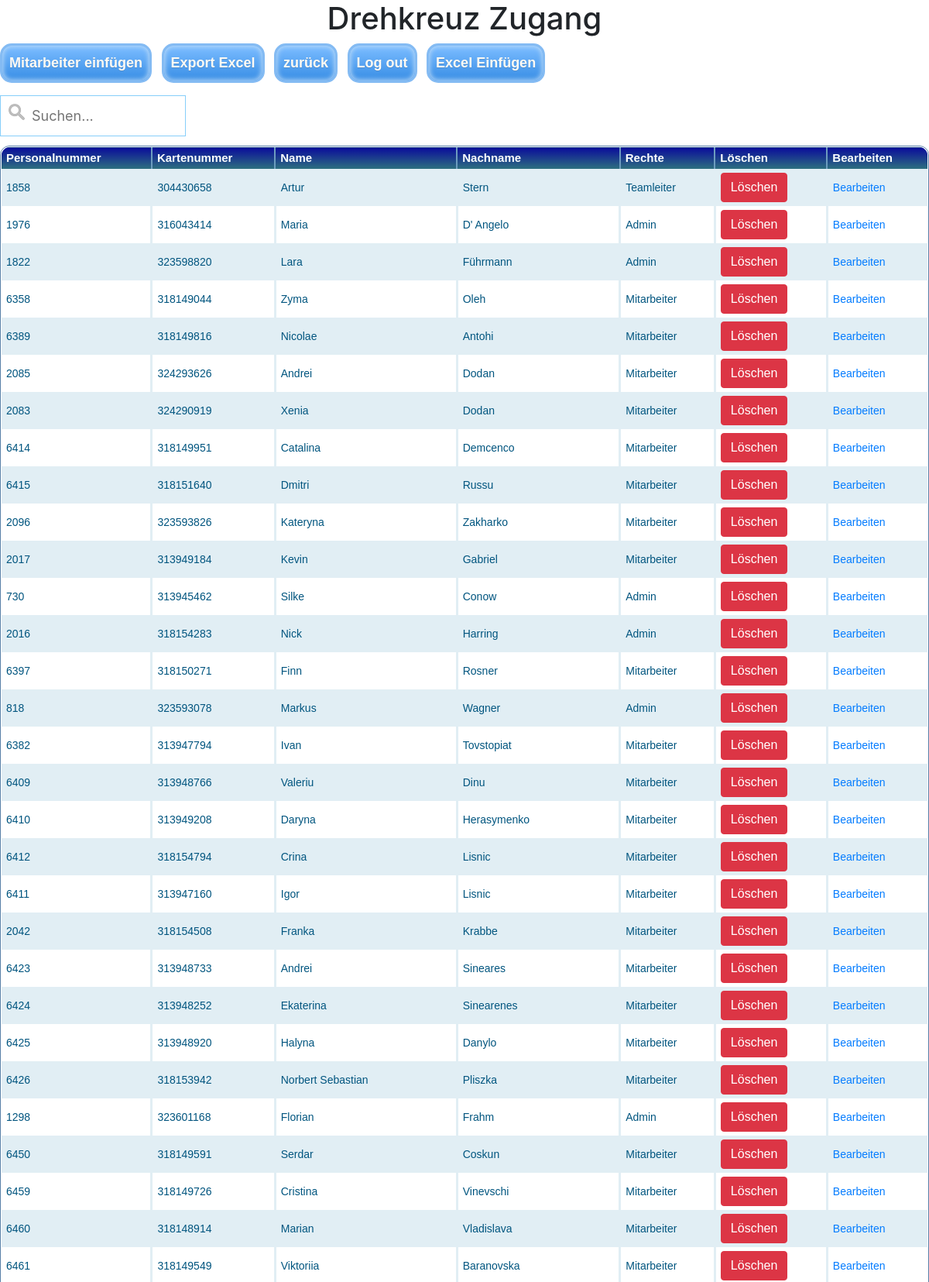
The app's page /website/Access.php (signed in, upper part) with its own data.
### tables this page shows
CREATE TABLE `Access` (
  `ID` int(11) NOT NULL,
  `Pers_ID` varchar(5) NOT NULL,
  `Card_ID` int(11) NOT NULL,
  `Name` varchar(20) NOT NULL,
  `Lastname` varchar(25) NOT NULL,
  `Locked` int(1) NOT NULL,
  `Logged` int(1) NOT NULL,
  `Logins` int(6) NOT NULL,
  `Permission` varchar(12) NOT NULL
);

### website/Access.php (the view, shortened to what this page needs)
<?php
$access = $_SESSION['access'];
$table= "Access";
?>
<html>
<head lang="en">
<link type="text/css" rel="stylesheet" href="button.css">
<link type="text/css" rel="stylesheet" href="bootstrap.css">
</head>
<?php
include("config.php");
$view_users_query = "SELECT * FROM Access";
$run = mysqli_query($link, $view_users_query);
$rows = mysqli_fetch_all($run, MYSQLI_ASSOC);
?>
<body>
    <div class="table-scrol">
        <h1 align="center">
            Drehkreuz Zugang
        </h1>
        <p>
            <a class="myButton" href="insert_to_table.php?table=<?= $table?>">Mitarbeiter einfügen</a>
            <a class="myButton" href="extract_Excel.php?table=<?= $table?>">Export Excel</a>
            <a class="myButton" href="portal.php">zurück</a>
            <a class="myButton" href="logout.php">Log out</a>
            <a class="myButton" href="import_excel.php?table=<?= $table?>">Excel Einfügen</a>
        </p>
        <input type="text" class="myInput" id="myInput" onkeyup="filter()" placeholder="Suchen..." />
        <div class="datagrid">
            <table class="datagrid" id="myTable">
                <thead>
                    <tr>
                        <th>Personalnummer</th>
                        <th>Kartenummer</th>
                        <th>Name</th>
                        <th>Nachname</th>
                        <th>Rechte</th>
                        <th>Löschen</th>
                        <th>Bearbeiten</th>
                    </tr>
                </thead>
                <?php foreach ($rows as $row) {
                    $Mitarbeiter_ID = $row['Pers_ID'];
                    $Crypt_ID = $row['Card_ID'];
                    $Name = $row['Name'];
                    $Nachname = $row['Lastname'];
                    $Rechte = $row['Permission'];
                    $format = ($i++ % 2 == 0) ? "alt" : "alt2";
                ?>
                <tr class="<?=$format;?>">
                    <td><?=$Mitarbeiter_ID;?></td>
                    <td><?=$Crypt_ID;?></td>
                    <td><?=$Name;?></td>
                    <td><?=$Nachname;?></td>
                    <td><?=$Rechte;?></td>
                    <td>
                        <a href="delete_user.php?ID=<?=$Crypt_ID ?>&table=<?=$table?>">
                            <button class="btn btn-danger" <?= ($Rechte == "Super User" && $access != "Super User") ? 'disabled' : '' ?>>Löschen</button>
                        </a>
                    </td>
                    <td>
                        <a href="edit.php?ID=<?=$row['ID']?>&table=<?=$table?>">Bearbeiten</a>
                    </td>
                </tr>
                <?php } ?>
            </table>
        </div>
    </div>
</body>
</html>

### website/button.css (style rules this page uses)
.myButton { box-shadow: inset 0px 0px 6px 1px #bbdaf7; background: linear-gradient(to bottom, #79bbff 5%, #378de5 100%); background-color: #79bbff; border-radius: 15px; border: 3px solid #84bbf3; display: inline-block; cursor: pointer; color: #fffbf5; font-family: Arial; font-size: 18px; font-weight: bold; padding: 9px 9px; text-decoration: none; text-shadow: 0px 1px 0px #528ecc; margin-right: 8px; }
.datagrid table { border-collapse: collapse; text-align: left; width: 100%; }
.datagrid { font: normal 12px/150% Geneva, Arial, Helvetica, sans-serif; background: #fff; overflow: hidden; border: 1px solid #5981A8; -webkit-border-radius: 12px; -moz-border-radius: 12px; border-radius: 12px; }
.datagrid table td, .datagrid table th { padding: 5px 6px; }
.datagrid table thead th { background: -webkit-gradient(linear, left top, left bottom, color-stop(0.05, #0C1199), color-stop(1, #2E717F)); background: -moz-linear-gradient( center top, #0C1199 5%, #2E717F 100% ); filter: progid:DXImageTransform.Microsoft.gradient(startColorstr='#0C1199', endColorstr='#2E717F'); background-color: #0C1199; color: #FCFFFF; font-size: 15px; font-weight: bold; border-left: 2px solid #6D9CBF; }
.datagrid table thead th:first-child { border: none; }
.datagrid table tbody td { color: #00557F; border-left: 3px solid #E1EEF4; font-size: 14px; font-weight: normal; }
.datagrid table tbody .alt td { background: #E1EEf4; color: #00557F; }
.alt2 td { background: white; color: #00557F; }
.datagrid table tbody td:first-child { border-left: none; }
.myInput { background-image: url('/images/searchicon.png'); background-position: 10px 10px; background-repeat: no-repeat; width: 20%; font-size: 18px; padding: 12px 20px 12px 40px; border: 0.5px solid #ddd; border-color: lightskyblue; margin-bottom: 12px; }

### records on screen
access: Pers_ID "1858", Card_ID "304430658", Name "Artur", Lastname "Stern", Permission "Teamleiter"
access: Pers_ID "1976", Card_ID "316043414", Name "Maria", Lastname "D' Angelo", Permission "Admin"
access: Pers_ID "1822", Card_ID "323598820", Name "Lara", Lastname "Führmann", Permission "Admin"
access: Pers_ID "6358", Card_ID "318149044", Name "Zyma", Lastname "Oleh", Permission "Mitarbeiter"
access: Pers_ID "6389", Card_ID "318149816", Name "Nicolae", Lastname "Antohi", Permission "Mitarbeiter"
access: Pers_ID "2085", Card_ID "324293626", Name "Andrei", Lastname "Dodan", Permission "Mitarbeiter"
access: Pers_ID "2083", Card_ID "324290919", Name "Xenia", Lastname "Dodan", Permission "Mitarbeiter"
access: Pers_ID "6414", Card_ID "318149951", Name "Catalina", Lastname "Demcenco", Permission "Mitarbeiter"
access: Pers_ID "6415", Card_ID "318151640", Name "Dmitri", Lastname "Russu", Permission "Mitarbeiter"
access: Pers_ID "2096", Card_ID "323593826", Name "Kateryna", Lastname "Zakharko", Permission "Mitarbeiter"
access: Pers_ID "2017", Card_ID "313949184", Name "Kevin", Lastname "Gabriel", Permission "Mitarbeiter"
access: Pers_ID "730", Card_ID "313945462", Name "Silke", Lastname "Conow", Permission "Admin"
access: Pers_ID "2016", Card_ID "318154283", Name "Nick", Lastname "Harring", Permission "Admin"
access: Pers_ID "6397", Card_ID "318150271", Name "Finn", Lastname "Rosner", Permission "Mitarbeiter"
access: Pers_ID "818", Card_ID "323593078", Name "Markus", Lastname "Wagner", Permission "Admin"
access: Pers_ID "6382", Card_ID "313947794", Name "Ivan", Lastname "Tovstopiat", Permission "Mitarbeiter"
access: Pers_ID "6409", Card_ID "313948766", Name "Valeriu", Lastname "Dinu", Permission "Mitarbeiter"
access: Pers_ID "6410", Card_ID "313949208", Name "Daryna", Lastname "Herasymenko", Permission "Mitarbeiter"
access: Pers_ID "6412", Card_ID "318154794", Name "Crina", Lastname "Lisnic", Permission "Mitarbeiter"
access: Pers_ID "6411", Card_ID "313947160", Name "Igor", Lastname "Lisnic", Permission "Mitarbeiter"
access: Pers_ID "2042", Card_ID "318154508", Name "Franka", Lastname "Krabbe", Permission "Mitarbeiter"
access: Pers_ID "6423", Card_ID "313948733", Name "Andrei", Lastname "Sineares", Permission "Mitarbeiter"
access: Pers_ID "6424", Card_ID "313948252", Name "Ekaterina", Lastname "Sinearenes", Permission "Mitarbeiter"
access: Pers_ID "6425", Card_ID "313948920", Name "Halyna", Lastname "Danylo", Permission "Mitarbeiter"
access: Pers_ID "6426", Card_ID "318153942", Name "Norbert Sebastian", Lastname "Pliszka", Permission "Mitarbeiter"
access: Pers_ID "1298", Card_ID "323601168", Name "Florian", Lastname "Frahm", Permission "Admin"
access: Pers_ID "6450", Card_ID "318149591", Name "Serdar", Lastname "Coskun", Permission "Mitarbeiter"
access: Pers_ID "6459", Card_ID "318149726", Name "Cristina", Lastname "Vinevschi", Permission "Mitarbeiter"
access: Pers_ID "6460", Card_ID "318148914", Name "Marian", Lastname "Vladislava", Permission "Mitarbeiter"
access: Pers_ID "6461", Card_ID "318149549", Name "Viktoriia", Lastname "Baranovska", Permission "Mitarbeiter"
